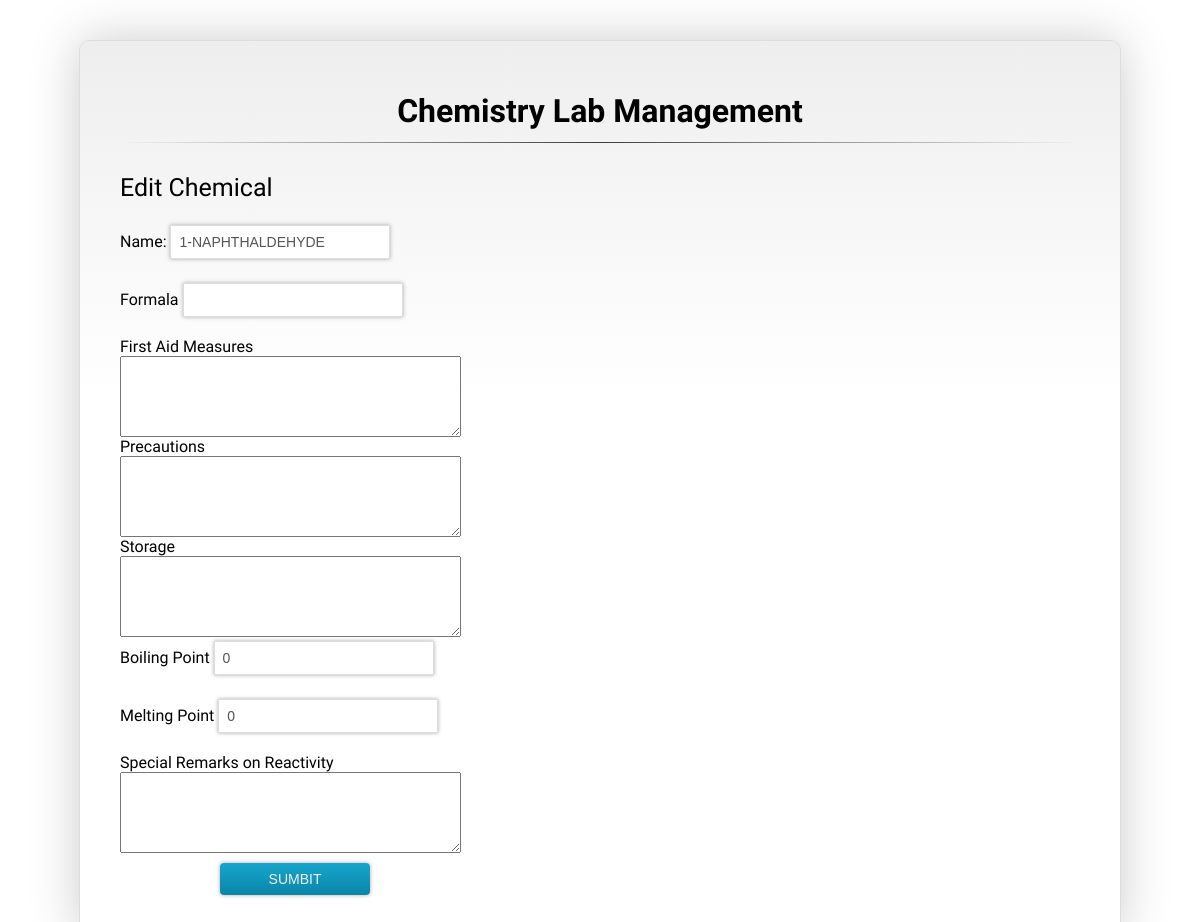
Screenshot of /edit-msds.php?id=5 (signed in) with the database file from the repository.
### tables this page shows
CREATE TABLE `msds` (
  `id` int(11) NOT NULL,
  `name` varchar(50) NOT NULL,
  `formula` varchar(50) NOT NULL,
  `first_aid_measures` longtext NOT NULL,
  `precautions` longtext NOT NULL,
  `storage` longtext NOT NULL,
  `boiling_point` float NOT NULL,
  `melting_point` float NOT NULL,
  `special_remarks_on_reactivity` longtext NOT NULL
);

### edit-msds.php (the view, shortened to what this page needs)
<?php
	if (isset($_REQUEST['id'])) {
		$id=$_REQUEST['id'];
		?>
	<html>
	<head>
		<link href='css/style.css' rel='stylesheet' type='text/css'>
	</head>
	<body>
<?php
$query = "SELECT * from msds where id='".$id."'";
$result = mysql_query($query);
$row = mysql_fetch_row($result);
if(isset($_POST['new']) && $_POST['new']==1)
{
$name =$_REQUEST['name'];
$formula =$_REQUEST['formula'];
$firstaidmeasures =$_REQUEST['firstaidmeasures'];
$precautions =$_REQUEST['precautions'];
$storage =$_REQUEST['storage'];
$boilingpoint =$_REQUEST['boilingpoint'];
$meltingpoint =$_REQUEST['meltingpoint'];
$remarks =$_REQUEST['remarks'];
$update="UPDATE msds SET name='".$name."', formula='".$formula."', first_aid_measures='".$firstaidmeasures."', precautions='".$precautions."', storage='".$storage."', boiling_point='".$boilingpoint."', melting_point='".$meltingpoint."', special_remarks_on_reactivity='".$remarks."' WHERE id='".$id."'";
mysql_query($update) or die(mysql_error());
header("Location: lab_assistant_screen.php");
$status = "Record Updated Successfully. </br></br><a href='view.php'>View Updated Record</a>";
}else {
?>
<form id="medbuy" method="POST" action="">
	<center>
				<h1>Chemistry Lab Management</h1>
				<hr />
			</center>
	<label for="purchase" style="font-size:25px;">Edit  Chemical</label>
	<br /><br />
	<label for="name">Name:</label>
	<input type="text" name="name" value="<?php echo $row[1];?>" required/>
	<br />
	<label for="formula">Formala</label>
	<input type="text" name="formula" value="<?php echo $row[2];?>" required/>
	<br />
	<label for="firstaidmeasures">First Aid Measures</label>
	<br />
	<textarea name="firstaidmeasures" cols="40" rows = "5"> <?php echo $row[3];?></textarea>
	<br />
	<label for="precautions" class="desc">Precautions</label>
	<br />
	<textarea name="precautions" cols="40" rows = "5"> <?php echo $row[4];?></textarea>
	<br />
	<label for="storage" class="desc">Storage</label>
	<br />
	<textarea name="storage" cols="40" rows = "5"> <?php echo $row[5];?></textarea>
	<br />
	<label for="boilingpoint" class="desc">Boiling Point</label>
	<input type="text" name="boilingpoint" pattern="[0-9]+" value="<?php echo $row[6];?>" required/>
	<br />
	<label for="meltingpoint" class="desc">Melting Point</label>
	<input type="text" name="meltingpoint" pattern="[0-9]+" value="<?php echo $row[7];?>" required/>
	<br />
	<label for="saddr" class="desc">Special Remarks on Reactivity </label>
	<br />
	<textarea name="remarks" cols="40" rows = "5"> <?php echo $row[8];?></textarea>
	<br />
	<input type="submit" name="submit" value="SUMBIT" class="submit" id="buysub"/>
</form>
<?php } }?>
	</body>
</html>

### css/style.css (style rules this page uses)
body { margin:0; padding:0; font-family: 'Graduate', Arial, cursive; font-weight:400; }
form { border: 1px solid #ddd; padding: 30px 40px 20px 40px; margin: 40px 0 0 0; width: 960px; height: auto; background: #fff; -webkit-border-radius: 10px; -moz-border-radius: 10px; border-radius: 10px; background: -webkit-gradient(linear, 0% 0%, 0% 40%, from(#EEE), to(#FFFFFF)); background: -moz-linear-gradient(0% 40% 90deg,#FFF, #EEE); -webkit-box-shadow:0px 0 50px #ccc; -moz-box-shadow:0px 0 50px #ccc; box-shadow:0px 0 50px #ccc; margin-left:auto; margin-right:auto; }
input { padding: 8px; margin: 4px 0 20px 0; background: #fff; width: 220px; font-size: 14px; color: #555; border: 1px #ddd solid; -webkit-box-shadow: 0px 0px 4px #aaa; -moz-box-shadow: 0px 0px 4px #aaa; box-shadow: 0px 0px 4px #aaa; -webkit-transition: background 0.3s linear; }
input.submit { width: 150px; color: #eee; text-transform: uppercase; margin-top: 10px; margin-left:100px; background-color: #18a5cc; border: none; -webkit-transition: -webkit-box-shadow 0.3s linear; -moz-border-radius: 4px; -webkit-border-radius: 4px; border-radius: 4px; background: -webkit-gradient(linear, 0% 0%, 0% 100%, from(#18a5cc), to(#0a85a8)); background: -moz-linear-gradient(25% 75% 90deg,#0a85a8, #18a5cc); }
hr { border: 0; height: 1px; margin-top:-10px; margin-bottom:30px; background-image: -webkit-linear-gradient(left, rgba(0,0,0,0), rgba(0,0,0,0.75), rgba(0,0,0,0)); background-image: -moz-linear-gradient(left, rgba(0,0,0,0), rgba(0,0,0,0.75), rgba(0,0,0,0)); background-image: -ms-linear-gradient(left, rgba(0,0,0,0), rgba(0,0,0,0.75), rgba(0,0,0,0)); background-image: -o-linear-gradient(left, rgba(0,0,0,0), rgba(0,0,0,0.75), rgba(0,0,0,0)); }

### rows the page displays
msds: name "1-NAPHTHALDEHYDE", boilingpoint "0", meltingpoint "0"
